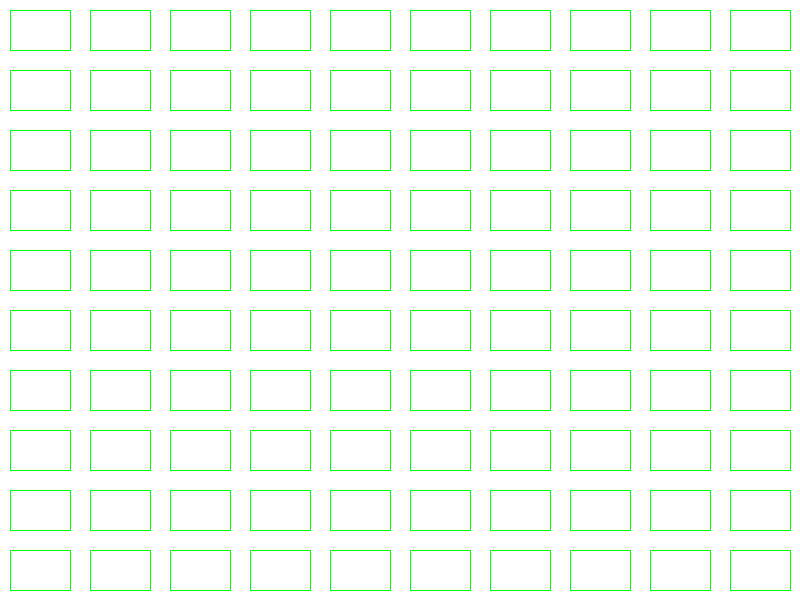
Frame 1 (no input)
Frame 2 (the mouse pressed at the canvas centre, redrawn once): identical to frame 1, image omitted

The Processing sketch that drew this single still picture (run headless with seeded random() and noise(); the mouse was pressed at the canvas centre and the sketch redrawn once):

// Processing sketch: TheWrongWayToDrawAGrid6
// ── TheWrongWayToDrawAGrid6.pde
int scaleX = 80;
int scaleY = 60;
int cols = 0;
int rows = 0;
int padX = 10;
int padY = 10;

void setup() {
  size(800, 600);
  smooth();
  noLoop();
  cols = width / scaleX;
  rows = height / scaleY;
}

void cell(int x, int y, int w, int h) {
  fill(0, 255, 0);
  stroke(0, 255, 0);

  line(x, y, x + w, y);
  line(x+w, y, x + w, y + h);
  line(x+w, y + h, x, y + h);
  line(x, y, x, y + h);
}

void draw() {
  background(255);
  for (int i = 0; i < cols; i++) {
    for (int j = 0; j < rows; j++) {
      int x = i*scaleX;
      int y = j*scaleY;
      cell(x+padX, y + padY, scaleX - 2*padX, scaleY - 2*padY);
    }
  }
}
